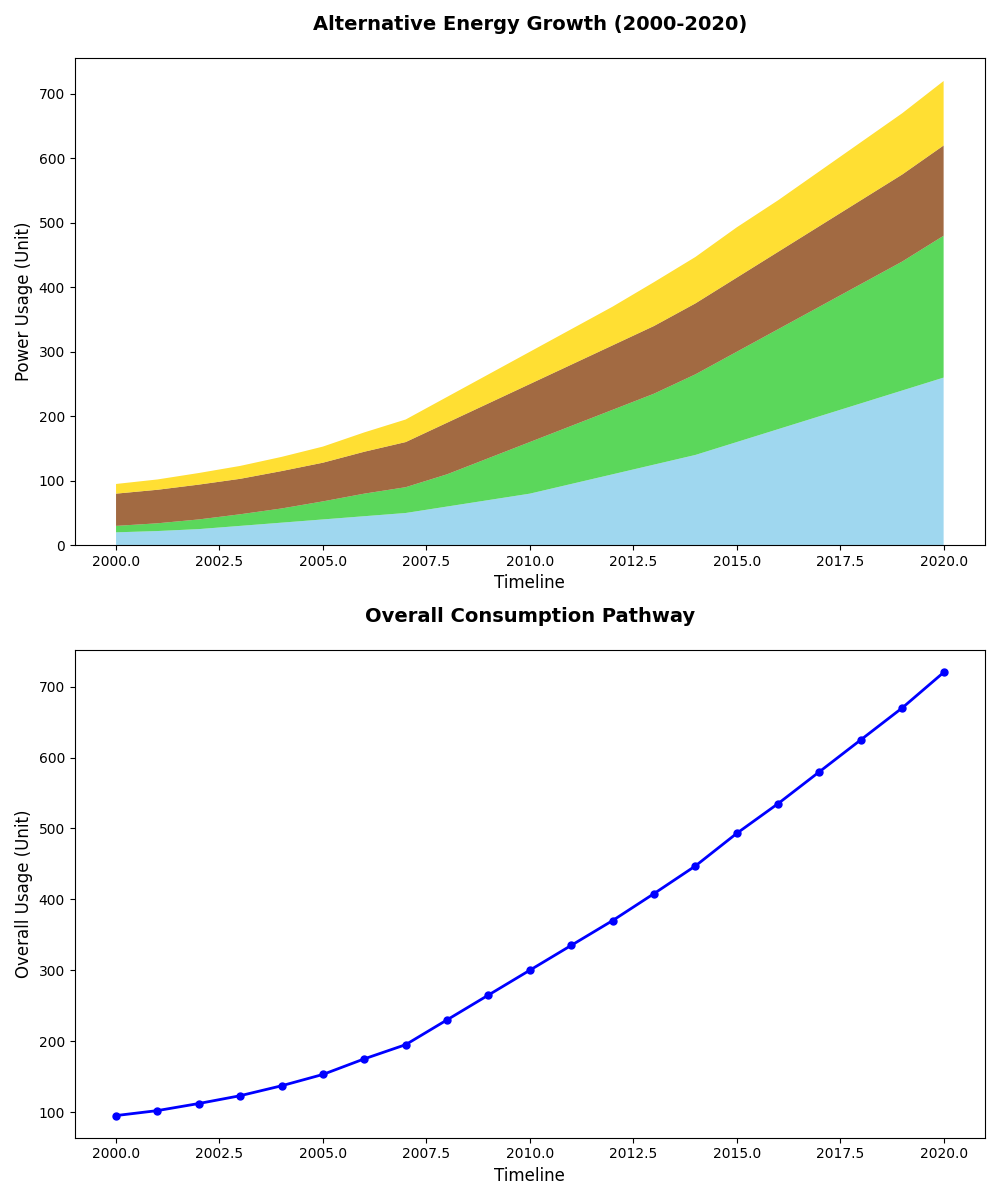

Reproduce this figure in Python.
import matplotlib.pyplot as plt
import numpy as np

years = np.arange(2000, 2021)
region_data = {
    'Sun': np.array([20, 22, 25, 30, 35, 40, 45, 50, 60, 70, 80, 95, 110, 125, 140, 160, 180, 200, 220, 240, 260]),
    'Air': np.array([10, 12, 15, 18, 22, 28, 35, 40, 50, 65, 80, 90, 100, 110, 125, 140, 155, 170, 185, 200, 220]),
    'Water': np.array([50, 52, 54, 55, 58, 60, 65, 70, 80, 85, 90, 95, 100, 105, 110, 115, 120, 125, 130, 135, 140]),
    'Nature': np.array([15, 16, 18, 20, 22, 25, 30, 35, 40, 45, 50, 55, 60, 68, 72, 78, 80, 85, 90, 95, 100])
}

total_energy = sum(region_data.values())
fig, axes = plt.subplots(2, 1, figsize=(10, 12))

axes[0].stackplot(years, region_data.values(), colors=['#87CEEB', '#32CD32', '#8B4513', '#FFD700'], alpha=0.8)
axes[0].set_title('Alternative Energy Growth (2000-2020)', fontsize=14, fontweight='bold', pad=20)
axes[0].set_xlabel('Timeline', fontsize=12)
axes[0].set_ylabel('Power Usage (Unit)', fontsize=12)

axes[1].plot(years, total_energy, marker='o', color='b', linestyle='-', linewidth=2, markersize=5)
axes[1].set_title('Overall Consumption Pathway', fontsize=14, fontweight='bold', pad=20)
axes[1].set_xlabel('Timeline', fontsize=12)
axes[1].set_ylabel('Overall Usage (Unit)', fontsize=12)

plt.tight_layout()
plt.show()
